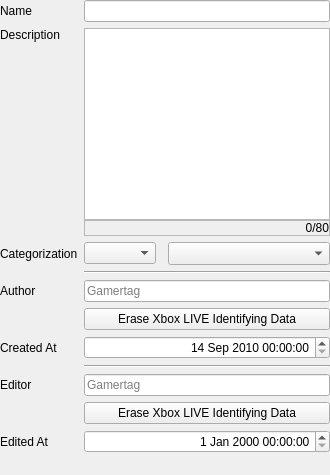
<?xml version="1.0" encoding="UTF-8"?>
<ui version="4.0">
 <class>PageMPMetadata</class>
 <widget class="QWidget" name="PageMPMetadata">
  <property name="geometry">
   <rect>
    <x>0</x>
    <y>0</y>
    <width>330</width>
    <height>475</height>
   </rect>
  </property>
  <property name="sizePolicy">
   <sizepolicy hsizetype="Expanding" vsizetype="Expanding">
    <horstretch>0</horstretch>
    <verstretch>0</verstretch>
   </sizepolicy>
  </property>
  <property name="windowTitle">
   <string>Form</string>
  </property>
  <layout class="QGridLayout" name="gridLayout">
   <property name="leftMargin">
    <number>0</number>
   </property>
   <property name="topMargin">
    <number>0</number>
   </property>
   <property name="rightMargin">
    <number>0</number>
   </property>
   <property name="bottomMargin">
    <number>0</number>
   </property>
   <item row="5" column="1" colspan="3">
    <widget class="Line" name="line">
     <property name="orientation">
      <enum>Qt::Horizontal</enum>
     </property>
    </widget>
   </item>
   <item row="4" column="3">
    <widget class="QComboBox" name="engineCategory">
     <property name="sizePolicy">
      <sizepolicy hsizetype="Preferred" vsizetype="Expanding">
       <horstretch>2</horstretch>
       <verstretch>0</verstretch>
      </sizepolicy>
     </property>
     <property name="toolTip">
      <string>The game variant's category.</string>
     </property>
    </widget>
   </item>
   <item row="1" column="1" rowspan="3" colspan="3">
    <layout class="QVBoxLayout" name="verticalLayout_2">
     <property name="spacing">
      <number>0</number>
     </property>
     <item>
      <widget class="QPlainTextEdit" name="headerDesc">
       <property name="sizePolicy">
        <sizepolicy hsizetype="Expanding" vsizetype="Expanding">
         <horstretch>0</horstretch>
         <verstretch>0</verstretch>
        </sizepolicy>
       </property>
       <property name="tabChangesFocus">
        <bool>true</bool>
       </property>
      </widget>
     </item>
     <item>
      <widget class="QFrame" name="frame">
       <property name="frameShape">
        <enum>QFrame::StyledPanel</enum>
       </property>
       <property name="frameShadow">
        <enum>QFrame::Sunken</enum>
       </property>
       <layout class="QHBoxLayout" name="horizontalLayout">
        <property name="spacing">
         <number>5</number>
        </property>
        <property name="leftMargin">
         <number>0</number>
        </property>
        <property name="topMargin">
         <number>0</number>
        </property>
        <property name="rightMargin">
         <number>0</number>
        </property>
        <property name="bottomMargin">
         <number>0</number>
        </property>
        <item>
         <widget class="QLabel" name="headerDescCharacterLimit">
          <property name="text">
           <string>0/80</string>
          </property>
          <property name="alignment">
           <set>Qt::AlignRight|Qt::AlignTrailing|Qt::AlignVCenter</set>
          </property>
          <property name="margin">
           <number>5</number>
          </property>
          <property name="buddy">
           <cstring>headerDesc</cstring>
          </property>
         </widget>
        </item>
       </layout>
      </widget>
     </item>
    </layout>
   </item>
   <item row="9" column="1" colspan="3">
    <widget class="Line" name="line_2">
     <property name="orientation">
      <enum>Qt::Horizontal</enum>
     </property>
    </widget>
   </item>
   <item row="0" column="0">
    <widget class="QLabel" name="label">
     <property name="text">
      <string>Name</string>
     </property>
     <property name="buddy">
      <cstring>headerName</cstring>
     </property>
    </widget>
   </item>
   <item row="1" column="0">
    <widget class="QLabel" name="label_2">
     <property name="text">
      <string>Description</string>
     </property>
     <property name="alignment">
      <set>Qt::AlignLeading|Qt::AlignLeft|Qt::AlignTop</set>
     </property>
     <property name="buddy">
      <cstring>headerDesc</cstring>
     </property>
    </widget>
   </item>
   <item row="4" column="0">
    <widget class="QLabel" name="label_80">
     <property name="text">
      <string>Categorization</string>
     </property>
     <property name="buddy">
      <cstring>engineIcon</cstring>
     </property>
    </widget>
   </item>
   <item row="6" column="0">
    <widget class="QLabel" name="label_4">
     <property name="text">
      <string>Author</string>
     </property>
     <property name="buddy">
      <cstring>authorGamertag</cstring>
     </property>
    </widget>
   </item>
   <item row="8" column="0">
    <widget class="QLabel" name="label_75">
     <property name="text">
      <string>Created At</string>
     </property>
     <property name="buddy">
      <cstring>createdOnDate</cstring>
     </property>
    </widget>
   </item>
   <item row="10" column="0">
    <widget class="QLabel" name="label_3">
     <property name="text">
      <string>Editor</string>
     </property>
     <property name="buddy">
      <cstring>editorGamertag</cstring>
     </property>
    </widget>
   </item>
   <item row="12" column="0">
    <widget class="QLabel" name="label_76">
     <property name="text">
      <string>Edited At</string>
     </property>
     <property name="buddy">
      <cstring>editedOnDate</cstring>
     </property>
    </widget>
   </item>
   <item row="10" column="1" colspan="3">
    <widget class="QLineEdit" name="editorGamertag">
     <property name="toolTip">
      <string>Must be an ASCII string.</string>
     </property>
     <property name="maxLength">
      <number>15</number>
     </property>
     <property name="placeholderText">
      <string>Gamertag</string>
     </property>
    </widget>
   </item>
   <item row="11" column="1" colspan="3">
    <widget class="QPushButton" name="eraseEditorXUID">
     <property name="text">
      <string>Erase Xbox LIVE Identifying Data</string>
     </property>
    </widget>
   </item>
   <item row="12" column="1" colspan="3">
    <widget class="QDateTimeEdit" name="editedOnDate">
     <property name="alignment">
      <set>Qt::AlignRight|Qt::AlignTrailing|Qt::AlignVCenter</set>
     </property>
     <property name="minimumDateTime">
      <datetime>
       <hour>0</hour>
       <minute>0</minute>
       <second>0</second>
       <year>1970</year>
       <month>1</month>
       <day>1</day>
      </datetime>
     </property>
    </widget>
   </item>
   <item row="8" column="1" colspan="3">
    <widget class="QDateTimeEdit" name="createdOnDate">
     <property name="alignment">
      <set>Qt::AlignRight|Qt::AlignTrailing|Qt::AlignVCenter</set>
     </property>
     <property name="minimumDateTime">
      <datetime>
       <hour>0</hour>
       <minute>0</minute>
       <second>0</second>
       <year>2010</year>
       <month>9</month>
       <day>14</day>
      </datetime>
     </property>
    </widget>
   </item>
   <item row="7" column="1" colspan="3">
    <widget class="QPushButton" name="eraseAuthorXUID">
     <property name="text">
      <string>Erase Xbox LIVE Identifying Data</string>
     </property>
    </widget>
   </item>
   <item row="6" column="1" colspan="3">
    <widget class="QLineEdit" name="authorGamertag">
     <property name="toolTip">
      <string>Must be an ASCII string.</string>
     </property>
     <property name="maxLength">
      <number>15</number>
     </property>
     <property name="placeholderText">
      <string>Gamertag</string>
     </property>
    </widget>
   </item>
   <item row="4" column="1">
    <widget class="GametypeIconCombobox" name="engineIcon">
     <property name="sizePolicy">
      <sizepolicy hsizetype="Preferred" vsizetype="Fixed">
       <horstretch>0</horstretch>
       <verstretch>0</verstretch>
      </sizepolicy>
     </property>
     <property name="toolTip">
      <string>The game variant's icon. In MCC, this only shows up in-game and not in the menus.</string>
     </property>
     <property name="frame">
      <bool>true</bool>
     </property>
    </widget>
   </item>
   <item row="0" column="1" colspan="3">
    <widget class="QLineEdit" name="headerName">
     <property name="maxLength">
      <number>127</number>
     </property>
    </widget>
   </item>
   <item row="13" column="0" colspan="4">
    <spacer name="verticalSpacer">
     <property name="orientation">
      <enum>Qt::Vertical</enum>
     </property>
     <property name="sizeType">
      <enum>QSizePolicy::Expanding</enum>
     </property>
     <property name="sizeHint" stdset="0">
      <size>
       <width>327</width>
       <height>15</height>
      </size>
     </property>
    </spacer>
   </item>
  </layout>
 </widget>
 <customwidgets>
  <customwidget>
   <class>GametypeIconCombobox</class>
   <extends>QComboBox</extends>
   <header>ui/GametypeIconCombobox.h</header>
  </customwidget>
 </customwidgets>
 <tabstops>
  <tabstop>headerName</tabstop>
  <tabstop>headerDesc</tabstop>
  <tabstop>engineIcon</tabstop>
  <tabstop>engineCategory</tabstop>
  <tabstop>authorGamertag</tabstop>
  <tabstop>eraseAuthorXUID</tabstop>
  <tabstop>createdOnDate</tabstop>
  <tabstop>editorGamertag</tabstop>
  <tabstop>eraseEditorXUID</tabstop>
  <tabstop>editedOnDate</tabstop>
 </tabstops>
 <resources/>
 <connections/>
</ui>
